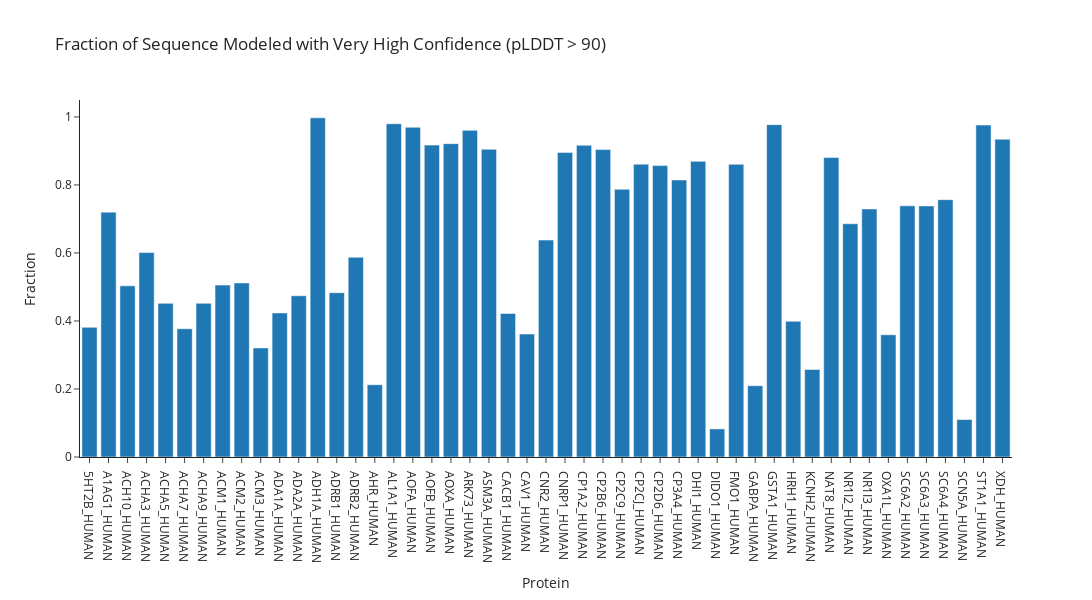

Write notebook code for a chart like this one.
### Code cell
fig.show()

### Figure 1 — Plotly figure (JSON) as saved in the notebook; plotly's stock layout.template omitted (floating-point values rounded to 4 significant figures)
{"data": [{"alignmentgroup": "True", "hovertemplate": "Protein=%{x}<br>Fraction=%{y}<extra></extra>", "legendgroup": "", "marker": {"color": "#1F77B4", "pattern": {"shape": ""}}, "name": "", "offsetgroup": "", "orientation": "v", "showlegend": false, "textposition": "auto", "x": ["NR1I2_HUMAN", "ACM3_HUMAN", "ARK73_HUMAN", "CP2CJ_HUMAN", "NAT8_HUMAN", "KCNH2_HUMAN", "DHI1_HUMAN", "DIDO1_HUMAN", "FMO1_HUMAN", "A1AG1_HUMAN", "GABPA_HUMAN", "AOFA_HUMAN", "ASM3A_HUMAN", "SCN5A_HUMAN", "AOXA_HUMAN", "ADA2A_HUMAN", "NR1I3_HUMAN", "AL1A1_HUMAN", "ACHA7_HUMAN", "GSTA1_HUMAN", "ACM2_HUMAN", "CACB1_HUMAN", "OXA1L_HUMAN", "CP2D6_HUMAN", "CP3A4_HUMAN", "5HT2B_HUMAN", "ADRB2_HUMAN", "ST1A1_HUMAN", "CP1A2_HUMAN", "ACM1_HUMAN", "SC6A3_HUMAN", "CP2C9_HUMAN", "ACHA9_HUMAN", "XDH_HUMAN", "CAV1_HUMAN", "CNR2_HUMAN", "CNRP1_HUMAN", "CP2B6_HUMAN", "ADRB1_HUMAN", "ADH1A_HUMAN", "ACHA5_HUMAN", "SC6A2_HUMAN", "ADA1A_HUMAN", "ACH10_HUMAN", "SC6A4_HUMAN", "HRH1_HUMAN", "ACHA3_HUMAN", "AHR_HUMAN", "AOFB_HUMAN"], "xaxis": "x", "y": [0.6859, 0.3209, 0.9606, 0.8609, 0.8805, 0.2573, 0.8694, 0.08263, 0.8606, 0.72, 0.2097, 0.9696, 0.9049, 0.1102, 0.9215, 0.4741, 0.7293, 0.98, 0.3772, 0.9774, 0.5118, 0.4221, 0.3594, 0.8569, 0.8147, 0.3812, 0.5874, 0.9762, 0.9165, 0.5054, 0.7383, 0.7873, 0.4519, 0.9347, 0.3616, 0.6379, 0.8957, 0.9041, 0.4832, 0.9973, 0.4518, 0.7386, 0.4237, 0.5033, 0.7568, 0.3992, 0.6012, 0.2125, 0.9171], "yaxis": "y", "type": "bar"}], "layout": {"xaxis": {"anchor": "y", "domain": [0.0, 1.0], "title": {"text": "Protein"}, "categoryorder": "array", "categoryarray": ["5HT2B_HUMAN", "A1AG1_HUMAN", "ACH10_HUMAN", "ACHA3_HUMAN", "ACHA5_HUMAN", "ACHA7_HUMAN", "ACHA9_HUMAN", "ACM1_HUMAN", "ACM2_HUMAN", "ACM3_HUMAN", "ADA1A_HUMAN", "ADA2A_HUMAN", "ADH1A_HUMAN", "ADRB1_HUMAN", "ADRB2_HUMAN", "AHR_HUMAN", "AL1A1_HUMAN", "AOFA_HUMAN", "AOFB_HUMAN", "AOXA_HUMAN", "ARK73_HUMAN", "ASM3A_HUMAN", "CACB1_HUMAN", "CAV1_HUMAN", "CNR2_HUMAN", "CNRP1_HUMAN", "CP1A2_HUMAN", "CP2B6_HUMAN", "CP2C9_HUMAN", "CP2CJ_HUMAN", "CP2D6_HUMAN", "CP3A4_HUMAN", "DHI1_HUMAN", "DIDO1_HUMAN", "FMO1_HUMAN", "GABPA_HUMAN", "GSTA1_HUMAN", "HRH1_HUMAN", "KCNH2_HUMAN", "NAT8_HUMAN", "NR1I2_HUMAN", "NR1I3_HUMAN", "OXA1L_HUMAN", "SC6A2_HUMAN", "SC6A3_HUMAN", "SC6A4_HUMAN", "SCN5A_HUMAN", "ST1A1_HUMAN", "XDH_HUMAN"]}, "yaxis": {"anchor": "x", "domain": [0.0, 1.0], "title": {"text": "Fraction"}}, "legend": {"tracegroupgap": 0}, "title": {"text": "Fraction of Sequence Modeled with Very High Confidence (pLDDT > 90)"}, "barmode": "relative", "height": 600, "width": 1200}}
